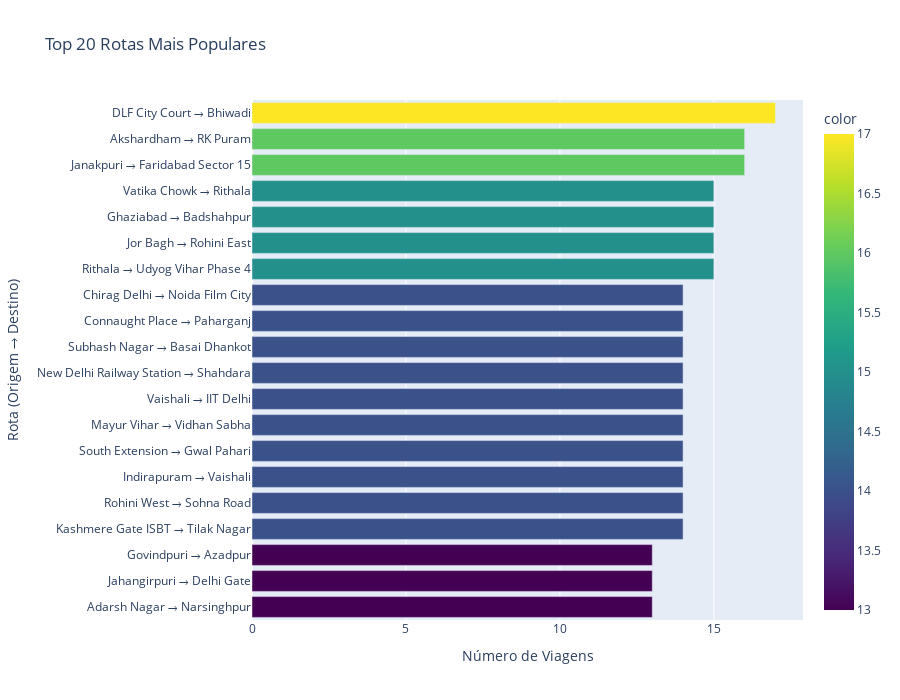

The notebook cell this image was saved under:
### Markdown cell above
# Análise de Rotas Mais Populares

A análise das rotas mais populares revela que a rota DLF City Court → Bhiwadi lidera com aproximadamente 17 viagens, seguida por Janakpuri → Faridabad Sector 15 e Akshardham → RK Puram com cerca de 16 viagens cada. O dataset apresenta alta fragmentação, com milhares de rotas únicas e grande quantidade de rotas com apenas uma viagem, indicando que as top 10 rotas representam uma concentração muito baixa do total de viagens. Esse padrão sugere um comportamento altamente diversificado dos usuários, com poucas rotas recorrentes, o que dificulta a previsibilidade de demanda por trajeto específico, mas reforça a importância de manter cobertura ampla e disponibilidade de motoristas distribuída geograficamente em vez de concentrada em corredores fixos.

### Code cell
# Análise de rotas mais populares
df['Route'] = df['Pickup Location'] + ' → ' + df['Drop Location']
top_routes = df['Route'].value_counts().head(20)

print(f"\nTotal de rotas únicas: {df['Route'].nunique()}")
print(f"Rotas com apenas 1 viagem: {(df['Route'].value_counts() == 1).sum()}")
print(f"Concentração: As top 10 rotas representam {(top_routes.head(10).sum() / len(df) * 100):.2f}% das viagens")

# Gráfico das rotas mais populares
fig = px.bar(x=top_routes.values, y=top_routes.index, orientation='h',
             title='Top 20 Rotas Mais Populares',
             labels={'x': 'Número de Viagens', 'y': 'Rota (Origem → Destino)'},
             color=top_routes.values,
             color_continuous_scale='viridis')
fig.update_layout(height=700, yaxis={'categoryorder':'total ascending'})
fig.show()

### Figure 1 — Plotly figure (JSON) as saved in the notebook; plotly's stock layout.template omitted (floating-point values rounded to 4 significant figures)
{"data": [{"hovertemplate": "Número de Viagens=%{x}<br>Rota (Origem → Destino)=%{y}<br>color=%{marker.color}<extra></extra>", "legendgroup": "", "marker": {"color": [17, 16, 16, 15, 15, 15, 15, 14, 14, 14, 14, 14, 14, 14, 14, 14, 14, 13, 13, 13], "coloraxis": "coloraxis", "pattern": {"shape": ""}}, "name": "", "orientation": "h", "showlegend": false, "textposition": "auto", "type": "bar", "x": [17, 16, 16, 15, 15, 15, 15, 14, 14, 14, 14, 14, 14, 14, 14, 14, 14, 13, 13, 13], "xaxis": "x", "y": ["DLF City Court → Bhiwadi", "Janakpuri → Faridabad Sector 15", "Akshardham → RK Puram", "Rithala → Udyog Vihar Phase 4", "Jor Bagh → Rohini East", "Ghaziabad → Badshahpur", "Vatika Chowk → Rithala", "Kashmere Gate ISBT → Tilak Nagar", "Rohini West → Sohna Road", "Indirapuram → Vaishali", "South Extension → Gwal Pahari", "Mayur Vihar → Vidhan Sabha", "Vaishali → IIT Delhi", "New Delhi Railway Station → Shahdara", "Subhash Nagar → Basai Dhankot", "Connaught Place → Paharganj", "Chirag Delhi → Noida Film City", "Adarsh Nagar → Narsinghpur", "Jahangirpuri → Delhi Gate", "Govindpuri → Azadpur"], "yaxis": "y"}], "layout": {"barmode": "relative", "coloraxis": {"colorbar": {"title": {"text": "color"}}, "colorscale": [[0, "#440154"], [0.1111, "#482878"], [0.2222, "#3e4989"], [0.3333, "#31688e"], [0.4444, "#26828e"], [0.5556, "#1f9e89"], [0.6667, "#35b779"], [0.7778, "#6ece58"], [0.8889, "#b5de2b"], [1, "#fde725"]]}, "height": 700, "legend": {"tracegroupgap": 0}, "title": {"text": "Top 20 Rotas Mais Populares"}, "xaxis": {"anchor": "y", "domain": [0, 1], "title": {"text": "Número de Viagens"}}, "yaxis": {"anchor": "x", "categoryorder": "total ascending", "domain": [0, 1], "title": {"text": "Rota (Origem → Destino)"}}}}
